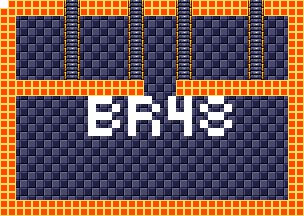

This is a level from a 2D game, rendered from its Tiled map with the project's own tilesets. A one-line summary and the map file follow, with tile-layer data summarised:
An orthogonal 38x27 tile map with 8x8 px tiles, 4 tile layers (background, foreground, room numbers, Objects), 15 tilesets.

<map version="1.5" tiledversion="1.7.1" orientation="orthogonal" renderorder="right-down" width="38" height="27" tilewidth="8" tileheight="8" infinite="0" nextlayerid="11" nextobjectid="1">
 <tileset firstgid="1" source="tilesheets/tsKarniMata.tsx" />
 <tileset firstgid="1025" source="tilesheets/tsVoodooWasp.tsx" />
 <tileset firstgid="2049" source="tilesheets/tsBurial.tsx" />
 <tileset firstgid="3073" source="tilesheets/tsBlueTemple.tsx" />
 <tileset firstgid="4097" source="tilesheets/tsGoddess.tsx" />
 <tileset firstgid="5121" source="tilesheets/tsKonark.tsx" />
 <tileset firstgid="6145" name="sEnemies" tilewidth="8" tileheight="8" tilecount="1024" columns="32">
  <image source="../grapx/tilesheets/sObjects.bmp" trans="ff94ff" width="256" height="256" />
 </tileset>
 <tileset firstgid="7169" source="tilesheets/tsIceTemple.tsx" />
 <tileset firstgid="8193" source="tilesheets/tsLavaArea.tsx" />
 <tileset firstgid="9217" source="tilesheets/tsBossArea.tsx" />
 <tileset firstgid="10241" source="tilesheets/tsPegu.tsx" />
 <tileset firstgid="11265" source="tilesheets/sTiwanakuTemple.tsx" />
 <tileset firstgid="12289" source="tilesheets/sIndraTemple.tsx" />
 <tileset firstgid="13313" source="tilesheets/sTeleport.tsx" />
 <tileset firstgid="14337" source="tilesheets/sObjects.tsx" />
 <layer id="2" name="background" width="38" height="27">
  <data>[1026 cells, 1026 non-empty, 2 distinct tile ids]</data>
 </layer>
 <layer id="1" name="foreground" width="38" height="27">
  <data>[1026 cells, 368 non-empty, 3 distinct tile ids]</data>
 </layer>
 <layer id="7" name="room numbers" width="38" height="27">
  <data>[1026 cells, 45 non-empty, 1 distinct tile ids]</data>
 </layer>
 <layer id="10" name="Objects" width="38" height="27">
  <data>[1026 cells, 0 non-empty, 0 distinct tile ids]</data>
 </layer>
</map>
